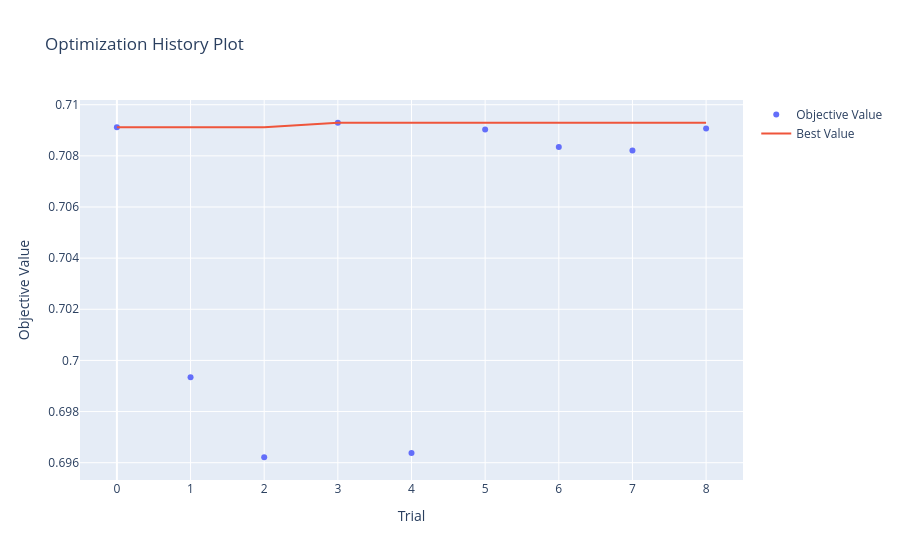
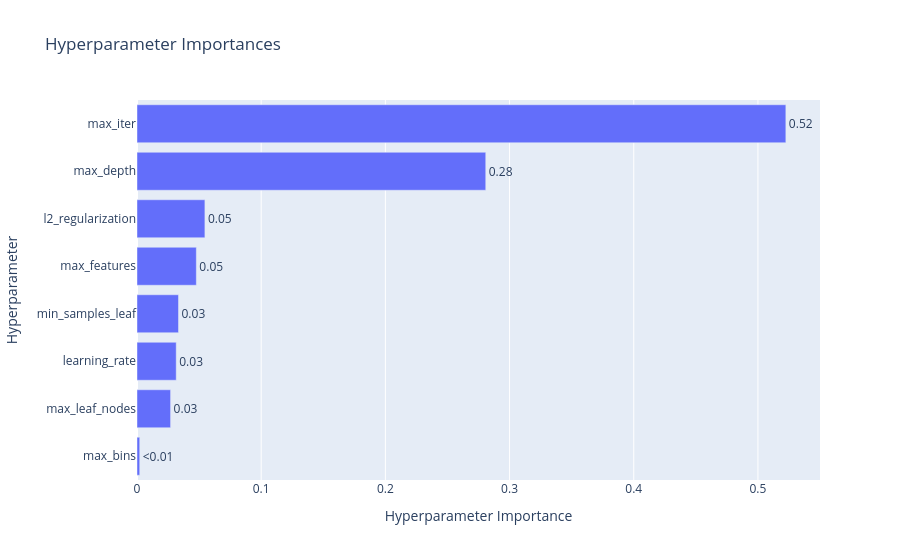

Write notebook code for charts like these, in order.
### Markdown cell above
### 100k

### Code cell
import optuna
import numpy as np
import warnings
from sklearn.metrics import roc_auc_score
from sklearn.model_selection import TimeSeriesSplit
from optuna.visualization import (
    plot_optimization_history, 
    plot_param_importances, 
    plot_parallel_coordinate
)
from optuna.samplers import TPESampler
from sklearn.ensemble import HistGradientBoostingClassifier
from sklearn.pipeline import make_pipeline


# Parameter tuning settings

timeout_seconds = 60*60*3
no_improvement_trials = 100

# Split the 100k dataset to evaluate on holdout after tuning

X_tuning = train_100k_X.head(80000)
y_tuning = train_100k_y_cat.head(80000)
X_val_holdout = train_100k_X.tail(20000)
y_val_holdout = train_100k_y_cat.tail(20000)

def objective_histgbm(trial):
    params = {
        "max_iter": trial.suggest_int("max_iter", 100, 1000), # Number of boosting rounds
        "learning_rate": trial.suggest_float("learning_rate", 0.001, 0.2, log=True), # Step size
        "max_depth": trial.suggest_int("max_depth", 2, 20), # Max tree depth
        "min_samples_leaf": trial.suggest_int("min_samples_leaf", 10, 500), # Min samples required in a leaf node
        "max_features": trial.suggest_float("max_features", 0.2, 1.0), # Number of features to consider when looking for the best split
        "max_leaf_nodes": trial.suggest_int("max_leaf_nodes", 5, 512), # Max leaf nodes in the tree
        "l2_regularization": trial.suggest_float("l2_regularization", 1e-5, 100.0, log=True), # L2 regularization term on weights
        "random_state": 42, # For reproducibility
        "verbose": 0, # No verbose output during training
        "max_bins": trial.suggest_int("max_bins", 63, 255), # Maximum number of bins to use for discretizing continuous features
        "class_weight": "balanced", # Adjust weights inversely proportional to class frequencies
    }

    full_pipeline = make_pipeline(
        numeric_preprocessor,
        HistGradientBoostingClassifier(**params)
    )
    
    tscv = TimeSeriesSplit(n_splits=5)
    cv_scores = []
    
    for train_idx, val_idx in tscv.split(X_tuning):
        X_tr, X_val = X_tuning.iloc[train_idx], X_tuning.iloc[val_idx]
        y_tr, y_val = y_tuning.iloc[train_idx], y_tuning.iloc[val_idx]
        
        with warnings.catch_warnings():
            warnings.simplefilter("ignore")
            full_pipeline.fit(X_tr, y_tr)
        
        preds = full_pipeline.predict_proba(X_val)[:, 1]
        cv_scores.append(roc_auc_score(y_val, preds))
        
    return np.mean(cv_scores)

def stop_optuna(study, trial): # Custom callback to stop optimization if no improvement in best AUC for a certain number of trials
    if study.best_trial.number + no_improvement_trials <= trial.number:
        print(f"\n[Early Stop] No improvement in {no_improvement_trials} trials. Stopping optimization.")
        study.stop()

study_histgbm = optuna.create_study(direction="maximize", sampler=TPESampler(seed=42))
study_histgbm.optimize(objective_histgbm, timeout=timeout_seconds, n_jobs=-1, callbacks=[stop_optuna])

print("\n" + "="*40)
print(f"BEST AUC: {study_histgbm.best_value:.4f}")
print("BEST PARAMETERS:")

print("best_params = {")
for k, v in study_histgbm.best_params.items():
    if isinstance(v, str):
        print(f'    "{k}": "{v}",')
    else:
        print(f'    "{k}": {v},')
print("}")

print("\n--- PARAMETER IMPORTANCE ---")
importances = optuna.importance.get_param_importances(study_histgbm)
for param, importance in importances.items():
    print(f"  {param:20}: {importance:.4f}")
print("="*40)


fig1 = plot_optimization_history(study_histgbm)
fig1.show()
    
fig2 = plot_param_importances(study_histgbm)
fig2.show()
    
fig3 = plot_parallel_coordinate(study_histgbm)
fig3.show()
    
fig1.write_html("hyperparameter_tuning/HistGBM/Classification/optuna_histgbm_100k_history.html")
fig2.write_html("hyperparameter_tuning/HistGBM/Classification/optuna_histgbm_100k_importance.html")
fig3.write_html("hyperparameter_tuning/HistGBM/Classification/optuna_histgbm_100k_parallel.html")

### Figure 1 — Plotly figure (JSON) as saved in the notebook; plotly's stock layout.template omitted (floating-point values rounded to 4 significant figures)
{"data": [{"mode": "markers", "name": "Objective Value", "type": "scatter", "x": [0, 1, 2, 3, 4, 5, 6, 7, 8], "y": [0.7091, 0.6993, 0.6962, 0.7093, 0.6964, 0.709, 0.7083, 0.7082, 0.7091]}, {"mode": "lines", "name": "Best Value", "type": "scatter", "x": [0, 1, 2, 3, 4, 5, 6, 7, 8], "y": [0.7091, 0.7091, 0.7091, 0.7093, 0.7093, 0.7093, 0.7093, 0.7093, 0.7093]}, {"marker": {"color": "#cccccc"}, "mode": "markers", "name": "Infeasible Trial", "showlegend": false, "type": "scatter", "x": [], "y": []}], "layout": {"title": {"text": "Optimization History Plot"}, "xaxis": {"title": {"text": "Trial"}}, "yaxis": {"title": {"text": "Objective Value"}}}}

### Figure 2 — Plotly figure (JSON) as saved in the notebook; plotly's stock layout.template omitted (floating-point values rounded to 4 significant figures)
{"data": [{"cliponaxis": false, "hovertemplate": ["max_bins (IntDistribution): 0.0021996710814617664<extra></extra>", "max_leaf_nodes (IntDistribution): 0.027036939496493727<extra></extra>", "learning_rate (FloatDistribution): 0.03158515391786455<extra></extra>", "min_samples_leaf (IntDistribution): 0.033422266741469954<extra></extra>", "max_features (FloatDistribution): 0.04777668489021269<extra></extra>", "l2_regularization (FloatDistribution): 0.054672989271578896<extra></extra>", "max_depth (IntDistribution): 0.28082525627012395<extra></extra>", "max_iter (IntDistribution): 0.5224810383307946<extra></extra>"], "name": "Objective Value", "orientation": "h", "text": ["<0.01", "0.03", "0.03", "0.03", "0.05", "0.05", "0.28", "0.52"], "textposition": "outside", "type": "bar", "x": [0.0022, 0.02704, 0.03159, 0.03342, 0.04778, 0.05467, 0.2808, 0.5225], "y": ["max_bins", "max_leaf_nodes", "learning_rate", "min_samples_leaf", "max_features", "l2_regularization", "max_depth", "max_iter"]}], "layout": {"title": {"text": "Hyperparameter Importances"}, "xaxis": {"title": {"text": "Hyperparameter Importance"}}, "yaxis": {"title": {"text": "Hyperparameter"}}}}
